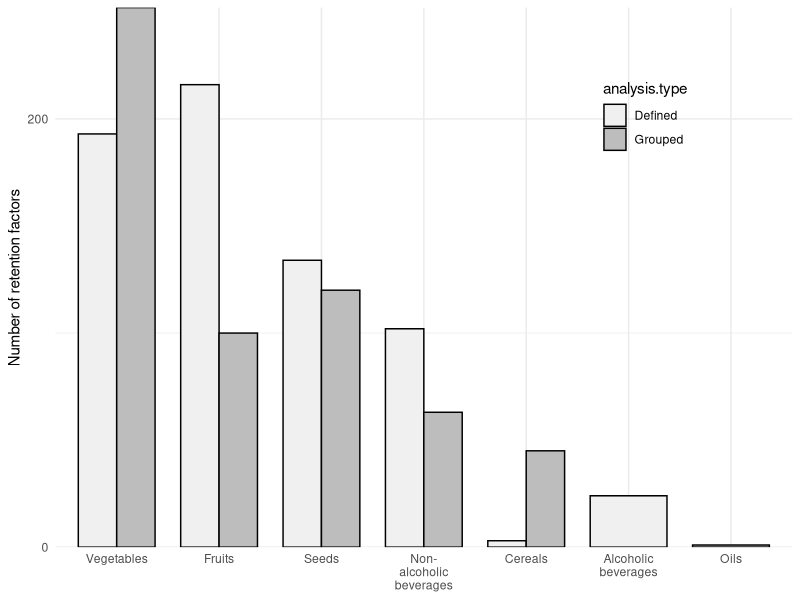

Source code (R): (Note: this script raises an error after producing the figure.)
#Food group by analysis type

library(ggplot2)
library(dplyr)
rfs <- read.csv("raw_data.csv", header=T)
aggregation2 <- rfs %>% group_by(food.group, analysis.type) %>% summarise(Count=n())

supp1a <- ggplot(aggregation2, aes(x=food.group, y=Count, fill=analysis.type)) + 
  geom_bar(stat="identity", position="dodge", colour="black", width=0.75) +
  theme_minimal() +
  theme(legend.position=c(0.8,0.8), axis.title.x=element_blank(), axis.ticks.x=element_blank()) +
  scale_fill_brewer(palette="Greys") +
  scale_y_continuous(name="Number of retention factors", expand=c(0,0),
                     breaks=c(0,200,400,600,800,1000,1200)) +
  scale_x_discrete(limits=c("Vegetables", "Fruits", "Seeds", "Non-alc bev", "Cereals", "Alc bev", "Oils"),
                   labels=c("Vegetables", "Fruits", "Seeds", "Non-\nalcoholic\nbeverages",
                            "Cereals", "Alcoholic\nbeverages", "Oils"))

ggsave("Barchart agg vs raw RFs.png", width=133, height=100, unit="mm", plot=supp1a)

#Food group by compound class
library(plyr)
cmpdclasses <- ddply(rfs, c("food.group", "compound.class"), summarise, countrf=length(mean.rf), .drop=FALSE)

#dplyr: no drop=F at the moment!
cmpdclasses2 <- rfs %>% group_by(food.group, compound.class) %>% summarise(countrf=n())

#reorder factor levels
cmpdclasses$compound.class <- factor(cmpdclasses$compound.class, 
  levels=c("Flavonoids", "Phenolic acids", "Total phenolics", "Other polyphenols"))

#food group order
grps <- c("Vegetables", "Fruits", "Seeds", "Non-alc bev", "Cereals", "Alc bev", "Oils")

library(grid)

supp2 <- ggplot(cmpdclasses2, aes(x=food.group, y=countrf, fill=compound.class)) + 
  geom_bar(stat="identity", position="dodge", colour="black", width=0.7) + theme_minimal() +
  theme(legend.position=c(0.75,0.8)) + scale_fill_brewer(palette="Greys") +
  guides(fill=guide_legend(title=NULL)) +
  theme(axis.title.x=element_blank(), axis.ticks.x=element_blank(), legend.key.height=unit(4, "mm")) +
  scale_y_continuous(name="Aggregated retention factors", expand = c(0,0)) +
  scale_x_discrete(limits=grps, labels=c("Vegetables", "Fruits", "Seeds", "Non-\nalcoholic\nbeverages",
                            "Cereals", "Alcoholic\nbeverages", "Oils"))

ggsave("bar RFs by food group.png", width=133, height=100, unit="mm", plot=supp2)

#with lattice
library(lattice)
my.plot <- barchart(reorder(food.group,countrf) ~ countrf, groups=compound.class,
                    auto.key=T, data=cmpdclasses2, origin=0, xlab="No. retention factors")
trellis.device(device="png", filename="RFs bar lattice.png")
print(my.plot)
dev.off()

#Food group by compound class 2
library(reshape2)
foodgp <- dcast(rfs, food.group + compound.class ~ ., drop=F)

ggplot(foodgp, aes(x=food.group, y=., fill=compound.class)) + 
  geom_bar(stat="identity", position="dodge", colour="black", width=0.7) + theme_minimal() +
  theme(legend.position=c(0.75,0.8)) + scale_fill_brewer(palette="Greys") +
  guides(fill=guide_legend(title=NULL)) +
  theme(axis.title.x=element_blank(), axis.ticks.x=element_blank(), legend.key.height=unit(4, "mm")) +
  scale_y_continuous(name="Aggregated retention factors", expand = c(0,0)) +
  scale_x_discrete(limits=grps, labels=c("Vegetables", "Fruits", "Seeds", "Non-\nalcoholic\nbeverages",
                            "Cereals", "Alcoholic\nbeverages", "Oils"))
ggsave("food group bar.png")

#Bar food groups

#summarise rfs, not dropping the zero categories
rfsbreakdown <- ddply(rfs, c("food.group", "process.type"), summarise, rfcount=length(mean.rf), .drop=FALSE)
#dplyr doesn't drop empty levels
rfsbreakdown <- rfs %>% group_by(food.group, process.type) %>% summarise(rfcount=n())

#beside
fig2 <- ggplot(rfsbreakdown, aes(x=reorder(food.group,rfcount), y=rfcount, fill=process.type)) + 
  geom_bar(stat="identity", position="dodge", colour="black", width=0.8, show_guide=FALSE) +
  theme_minimal(base_size=9) + guides(fill=guide_legend(title=NULL)) + 
  theme(legend.position=c(0.75,0.9), legend.justification=c(0.5,0.5), axis.ticks.x=element_blank(),
        axis.title.x=element_blank(), axis.text.x=element_text(), panel.grid.major=element_blank()) +
  scale_fill_brewer(palette="Greys") +
  labs(x="Food group", y="No. retention factors") + theme(legend.key.height=unit(3, "mm")) +
  scale_y_continuous(expand = c(0,0), limits=c(0,350)) +
  scale_x_discrete(limits=grps, "food.group", labels=c("Vegetables", "Fruits", "Seeds", 
                  "Non-\nalcoholic\nbeverages", "Cereals", "Alcoholic\nbeverages", "Oils"))

ggsave("fig2revised.pdf", width=80, height=70, unit="mm", dpi=600)

#stacked
fig2 <- ggplot(rfsbreakdown, aes(x=food.group, y=rfcount, fill=process.type)) + 
  geom_bar(stat="identity", colour="black", width=0.6) + theme_classic() + 
  guides(fill=guide_legend(title=NULL)) + 
  theme(legend.position=c(1,1), legend.justification=c(1,1)) +
  scale_fill_brewer(palette="Greys") +
  labs(x="Food group", y="No. retention factors") +
  theme(axis.text.x=element_text(angle=15, hjust=0.5), panel.border=element_rect(fill=NA), legend.key.height=unit(4, "mm")) +
  scale_y_continuous(expand = c(0,0), limits=c(0,500)) +
  scale_x_discrete(limits=grps)

ggsave("fig2.png", width=120, height=90, unit="mm", dpi=600, plot=fig2)

#Bar RFs by food group (base graphics)
barplot(table(rfs$process.type, rfs$food.group)[, c(7,3,6,4,2,1,5)], beside=T)

#Bar RF by process (ordered)
bar <- rfs %>% group_by(process.full) %>% summarise(ct=n()) %>%
       ggplot(aes(x=reorder(process.full, ct), y=ct)) + geom_bar(stat="identity", fill="grey") + 
       theme_bw() + coord_flip() + labs(x="Process", y="Aggregated retention factors")

ggsave("process barchart ordered.png", width=6, height=6, unit="in", plot=bar)

#--------------------------------------------------------------------------------------------------------

#dot plot processes
#to summarise RF data by process with count of raw and aggregated RFs and median and IQR of aggregated RFs
process.summary1 <- ddply(rfs, c("process.grouped", "process.type"), summarize, countraw=sum(nraw.rf),
    countagg=length(rf.id), medianagg=round(median(mean.rf), 2), iqragg=round(IQR(mean.rf), 2))

#to reorder by volume of data (count of raw RFs)
process.summary <- process.summary[order(process.summary$countraw, decreasing=TRUE), ] 

fig1 <- ggplot(process.summary1, aes(x=countagg, y=reorder(process.grouped, countagg))) + 
  geom_segment(aes(yend=process.grouped), xend=0, colour="black") + 
  geom_point(size=2.5, aes(shape=process.type)) + theme_bw(base_size=10) +
  scale_x_continuous(expand=c(0,0), limits=c(0,255)) +
  xlab("No. retention factors") +
  theme(axis.title.y=element_blank(), legend.position="none",
        panel.border=element_rect(colour="black"), axis.ticks.y=element_blank(),
        panel.grid.major.x = element_blank(), panel.grid.minor.x = element_blank(),
        panel.grid.major.y = element_line(colour="black", linetype="dotted"),
        strip.background = element_rect(colour="black", size=0.5)) +
  facet_grid(process.type ~ ., scales="free_y", space="free_y")

ggsave("fig1 revised.pdf", width=80, height=100, unit="mm", dpi=600, plot=fig1)

#----------------------------------------------------------------------------------------------------

#ECDF RFs by method
#remove pH differential method by subsetting
rfs <- read.csv("raw_data.csv", header=T)
rfs.nophdiff <- subset(rfs, !(method %in% "pH diff."))

ggplot(rfs.nophdiff, aes(x=mean.rf, colour=method)) + theme_bw() + stat_ecdf() +
  theme(legend.position=c(0.8,0.5), axis.title.y=element_blank()) +
  scale_x_log10(name="Aggregated retention factor", breaks=c(0.01,0.05,0.1,0.5,1,5,10,50)) 

ggsave("Cumulative density by method.png", width=133, height=100, unit="mm")

library(latticeExtra)
#to exclude ph diff using logical vector rfs$method!="pH diff."

ecdfplot(~mean.rf, groups=method, data=rfs, scales=list(x=list(log=10, equispaced.log=F)),
         xlab="Mean retention factor", auto.key=T, subset=rfs$method!="pH diff.")
